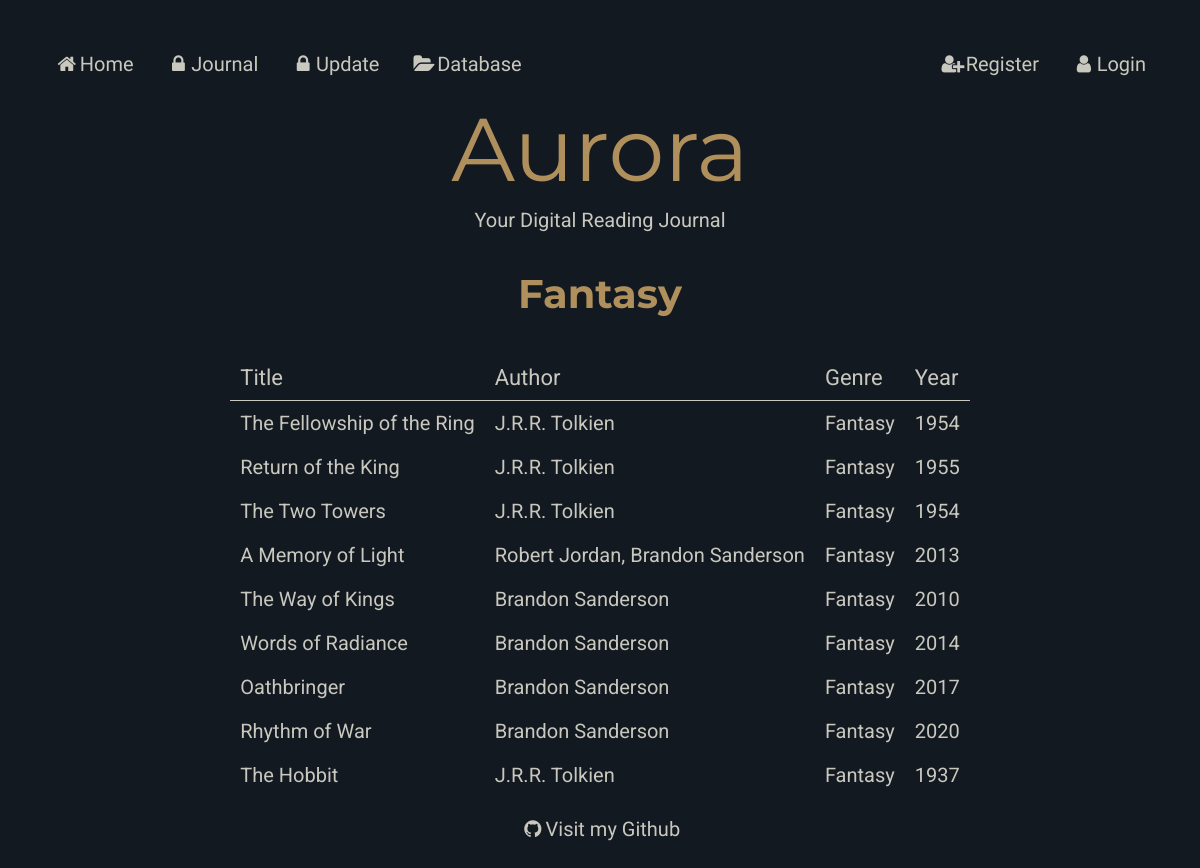
/genre/Fantasy, run on the app's committed database.
### models.py (models this page shows)
class Genres (db.Model):
    __tablename__ = "Genres"
    genreid = db.Column(db.Integer, primary_key=True)
    name = db.Column(db.String(80))
    description = db.Column(db.String(80))
    books = db.relationship("Books", secondary=BooksGenres, back_populates="genres")

class Books (db.Model):
    __tablename__ = "Books"
    bookid = db.Column(db.Integer, primary_key=True)
    title = db.Column(db.String(80))
    synopsis = db.Column(db.String(80))
    year = db.Column(db.String(80))
    authors = db.relationship("Authors", secondary=BooksAuthors, back_populates="books" )
    users = db.relationship("Users", secondary=BooksUsers, back_populates="books")
    genres = db.relationship("Genres", secondary=BooksGenres, back_populates="books")

### main.py (the view)
@app.route('/genre/<name>')
def genre(name):
    genre = models.Genres.query.filter_by(name=name).first_or_404()
    return render_template('genre.html', genre=genre, page_title=genre)

### main.py (called while the page is built)
@app.context_processor
def add_current_user():
    if session.get('user'): # if a user is logged in
        return dict(current_user=models.Users.query.get(session['user'])) # current user is equal to userinfo of user session
    return dict(current_user=None) # otherwise current user is none

### templates/genre.html
{% extends 'layout.html' %}
{% block content %}
<h1>{{genre.name}}</h1>
<table>
    <tr>
        <th colspan = 1>Title</th>
        <th colspan = 1>Author</th>
        <th colspan = 1>Genre</th>
        <th colspan = 1>Year</th>
    </tr>
    {% for book in genre.books %}
    <tr>
        <td><a href="/book/{{ book.title }}">{{ book.title }}</a></td>
        <td><a href="/author/{{book.authors|join(', ', attribute='name') }}">{{ book.authors|join(', ', attribute='name') }}</a></td>
        <td><a href="/genre/{{book.genres|join(', ', attribute='name') }}">{{ book.genres|join(', ', attribute='name') }}</a></td>
        <td>{{ book.year }} </td>
    </tr>
    {% endfor%}
</table>
{% endblock %}

### static/styles.css (style rules this page uses)
:root { --bg-color: #131921; --main-color: #af8f5c; --sub-color: #3a506c; --text-color: #c9c8bf; --button-color-green: #2E8B57; --button-color-red: #B22222; --font-aurora: "Montserrat"; --font-header: "Montserrat"; --font-body: "Roboto"; --font-nav: "Julius Sans One"; }
html { height: 100%; }
body { font-family: var(--font-body); color: var(--text-color) ; font-size: 20px; background-color: var(--bg-color); padding: 30px; text-align: center; min-height: 100%; }
h1 { font-family: var(--font-header); color: var(--main-color) ; padding: 10px; }
table { border-collapse: collapse; margin: auto; text-align: left; }
th, td { text-align: left; padding: 10px; }
tr { text-align: left; }
th { font-family: var(--font-body);; font-weight: normal; font-size: 110%; color: var(--text-color); border-bottom: thin solid var(--text-color); }
a:link { color: var(--text-color); background-color: transparent; text-decoration: none; cursor: pointer; }

### data on the page
Genres: name "Fantasy"
Books: title "The Fellowship of the Ring", authors "J.R.R. Tolkien", genres "Fantasy", year "1954"
Books: title "Return of the King", authors "J.R.R. Tolkien", genres "Fantasy", year "1955"
Books: title "The Two Towers", authors "J.R.R. Tolkien", genres "Fantasy", year "1954"
Books: title "A Memory of Light", authors "Robert Jordan, Brandon Sanderson", genres "Fantasy", year "2013"
Books: title "The Way of Kings", authors "Brandon Sanderson", genres "Fantasy", year "2010"
Books: title "Words of Radiance", authors "Brandon Sanderson", genres "Fantasy", year "2014"
Books: title "Oathbringer", authors "Brandon Sanderson", genres "Fantasy", year "2017"
Books: title "Rhythm of War", authors "Brandon Sanderson", genres "Fantasy", year "2020"
Books: title "The Hobbit", authors "J.R.R. Tolkien", genres "Fantasy", year "1937"
